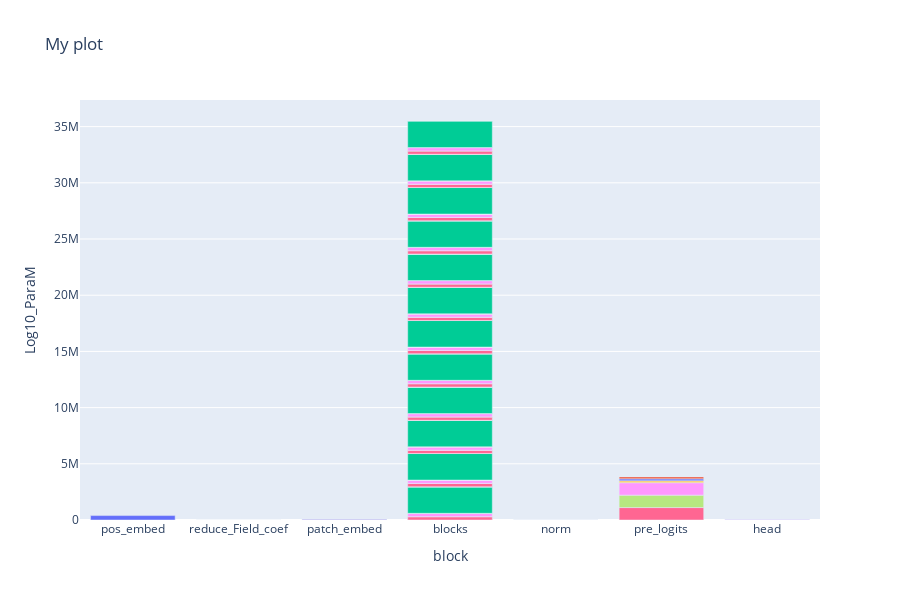

This figure's notebook cell:
### Code cell
get_model_para_bar(model)#768 30
